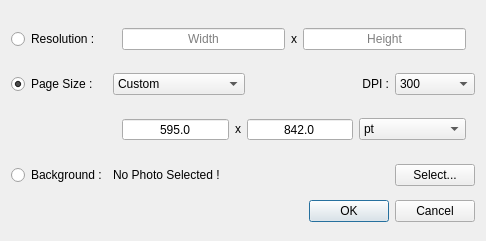
<?xml version="1.0" encoding="UTF-8"?>
<ui version="4.0">
 <class>CollageSetupDialog</class>
 <widget class="QDialog" name="CollageSetupDialog">
  <property name="geometry">
   <rect>
    <x>0</x>
    <y>0</y>
    <width>486</width>
    <height>241</height>
   </rect>
  </property>
  <property name="windowTitle">
   <string>Setup Collage Size</string>
  </property>
  <layout class="QGridLayout" name="gridLayout">
   <item row="0" column="0">
    <widget class="QRadioButton" name="resolutionBtn">
     <property name="text">
      <string>Resolution :</string>
     </property>
    </widget>
   </item>
   <item row="0" column="1" colspan="5">
    <widget class="QWidget" name="widget" native="true">
     <layout class="QHBoxLayout" name="horizontalLayout">
      <item>
       <widget class="QLineEdit" name="widthEdit">
        <property name="alignment">
         <set>Qt::AlignCenter</set>
        </property>
        <property name="placeholderText">
         <string>Width</string>
        </property>
       </widget>
      </item>
      <item>
       <widget class="QLabel" name="label">
        <property name="text">
         <string>x</string>
        </property>
       </widget>
      </item>
      <item>
       <widget class="QLineEdit" name="heightEdit">
        <property name="alignment">
         <set>Qt::AlignCenter</set>
        </property>
        <property name="placeholderText">
         <string>Height</string>
        </property>
       </widget>
      </item>
     </layout>
    </widget>
   </item>
   <item row="1" column="0">
    <widget class="QRadioButton" name="pageSizeBtn">
     <property name="text">
      <string>Page Size :</string>
     </property>
     <property name="checked">
      <bool>true</bool>
     </property>
    </widget>
   </item>
   <item row="1" column="4">
    <widget class="QLabel" name="label_3">
     <property name="text">
      <string>DPI :</string>
     </property>
     <property name="alignment">
      <set>Qt::AlignRight|Qt::AlignTrailing|Qt::AlignVCenter</set>
     </property>
    </widget>
   </item>
   <item row="4" column="0" colspan="6">
    <widget class="QDialogButtonBox" name="buttonBox">
     <property name="sizePolicy">
      <sizepolicy hsizetype="Expanding" vsizetype="Fixed">
       <horstretch>0</horstretch>
       <verstretch>0</verstretch>
      </sizepolicy>
     </property>
     <property name="orientation">
      <enum>Qt::Horizontal</enum>
     </property>
     <property name="standardButtons">
      <set>QDialogButtonBox::Cancel|QDialogButtonBox::Ok</set>
     </property>
    </widget>
   </item>
   <item row="3" column="5">
    <widget class="QPushButton" name="selectFileBtn">
     <property name="text">
      <string>Select...</string>
     </property>
    </widget>
   </item>
   <item row="1" column="1" colspan="2">
    <widget class="QComboBox" name="pageSizeCombo">
     <property name="currentIndex">
      <number>3</number>
     </property>
     <item>
      <property name="text">
       <string>A4</string>
      </property>
     </item>
     <item>
      <property name="text">
       <string>A5</string>
      </property>
     </item>
     <item>
      <property name="text">
       <string>4x6 inch</string>
      </property>
     </item>
     <item>
      <property name="text">
       <string>Custom</string>
      </property>
     </item>
    </widget>
   </item>
   <item row="2" column="1" colspan="5">
    <widget class="QWidget" name="widget_2" native="true">
     <property name="sizePolicy">
      <sizepolicy hsizetype="Preferred" vsizetype="Maximum">
       <horstretch>0</horstretch>
       <verstretch>0</verstretch>
      </sizepolicy>
     </property>
     <layout class="QHBoxLayout" name="horizontalLayout_2">
      <item>
       <widget class="QDoubleSpinBox" name="pageWidth">
        <property name="alignment">
         <set>Qt::AlignCenter</set>
        </property>
        <property name="buttonSymbols">
         <enum>QAbstractSpinBox::NoButtons</enum>
        </property>
        <property name="decimals">
         <number>1</number>
        </property>
        <property name="maximum">
         <double>999.000000000000000</double>
        </property>
        <property name="value">
         <double>595.000000000000000</double>
        </property>
       </widget>
      </item>
      <item>
       <widget class="QLabel" name="label_2">
        <property name="sizePolicy">
         <sizepolicy hsizetype="Fixed" vsizetype="Fixed">
          <horstretch>0</horstretch>
          <verstretch>0</verstretch>
         </sizepolicy>
        </property>
        <property name="text">
         <string>x</string>
        </property>
        <property name="alignment">
         <set>Qt::AlignCenter</set>
        </property>
       </widget>
      </item>
      <item>
       <widget class="QDoubleSpinBox" name="pageHeight">
        <property name="alignment">
         <set>Qt::AlignCenter</set>
        </property>
        <property name="buttonSymbols">
         <enum>QAbstractSpinBox::NoButtons</enum>
        </property>
        <property name="decimals">
         <number>1</number>
        </property>
        <property name="maximum">
         <double>999.000000000000000</double>
        </property>
        <property name="value">
         <double>842.000000000000000</double>
        </property>
       </widget>
      </item>
      <item>
       <widget class="QComboBox" name="unitsCombo">
        <item>
         <property name="text">
          <string>pt</string>
         </property>
        </item>
        <item>
         <property name="text">
          <string>in</string>
         </property>
        </item>
        <item>
         <property name="text">
          <string>mm</string>
         </property>
        </item>
       </widget>
      </item>
     </layout>
    </widget>
   </item>
   <item row="1" column="5">
    <widget class="QComboBox" name="dpiCombo">
     <property name="currentIndex">
      <number>2</number>
     </property>
     <item>
      <property name="text">
       <string>100</string>
      </property>
     </item>
     <item>
      <property name="text">
       <string>150</string>
      </property>
     </item>
     <item>
      <property name="text">
       <string>300</string>
      </property>
     </item>
     <item>
      <property name="text">
       <string>600</string>
      </property>
     </item>
    </widget>
   </item>
   <item row="3" column="0">
    <widget class="QRadioButton" name="bgPhotoBtn">
     <property name="text">
      <string>Background :</string>
     </property>
    </widget>
   </item>
   <item row="3" column="1" colspan="4">
    <widget class="QLabel" name="filenameLabel">
     <property name="text">
      <string>No Photo Selected !</string>
     </property>
    </widget>
   </item>
  </layout>
 </widget>
 <resources/>
 <connections>
  <connection>
   <sender>buttonBox</sender>
   <signal>accepted()</signal>
   <receiver>CollageSetupDialog</receiver>
   <slot>accept()</slot>
   <hints>
    <hint type="sourcelabel">
     <x>248</x>
     <y>254</y>
    </hint>
    <hint type="destinationlabel">
     <x>157</x>
     <y>274</y>
    </hint>
   </hints>
  </connection>
  <connection>
   <sender>buttonBox</sender>
   <signal>rejected()</signal>
   <receiver>CollageSetupDialog</receiver>
   <slot>reject()</slot>
   <hints>
    <hint type="sourcelabel">
     <x>316</x>
     <y>260</y>
    </hint>
    <hint type="destinationlabel">
     <x>286</x>
     <y>274</y>
    </hint>
   </hints>
  </connection>
 </connections>
</ui>
